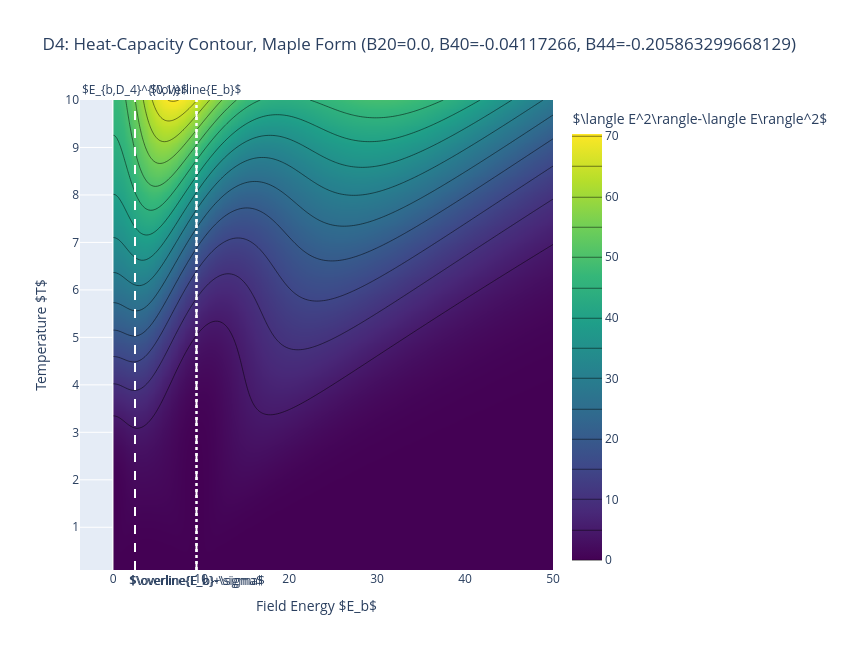

Notebook code for this chart:
### Code cell
import numpy as np
import plotly.graph_objects as go

# =========================
# D4 heat capacity / Maple form contour plot
# C = d² ln(Z) / dβ² = <E²> - <E>²
# β = 1/T
# =========================

T_grid = np.linspace(0.1, 10, 250)
Eb_grid_heat = np.linspace(0, 50, 250)

C_grid_maple = np.zeros((len(T_grid), len(Eb_grid_heat)))


for j, Eb in enumerate(Eb_grid_heat):
    E = eig_D4(Eb)

    # Stability shift; does not change variance
    E = E - np.min(E)

    for i, T in enumerate(T_grid):
        beta = 1 / T

        weights = np.exp(-beta * E)
        Z = np.sum(weights)

        E_avg = np.sum(E * weights) / Z
        E2_avg = np.sum(E**2 * weights) / Z

        # Maple form: d² ln(Z)/dβ² = <E²> - <E>²
        C_grid_maple[i, j] = E2_avg - E_avg**2


# =========================
# Optional analytic D4 crossing estimates
# =========================

Eb_cross_1 = 3*B20 - 60*B40
Eb_cross_2 = -3*B20 + 60*B40
Delta_min = 24*np.sqrt(5)*abs(B44)

print("D4 analytic estimates:")
print(f"Eb^(0,1) = {Eb_cross_1:.6f}")
print(f"Eb^(0,2) = {Eb_cross_2:.6f}")
print(f"Delta_min = {Delta_min:.6f}")

Eb_lower = Eb_mean - Eb_std
Eb_center = Eb_mean
Eb_upper = Eb_mean + Eb_std

print("Estimated transition range:")
print(f"Lower  = {Eb_lower:.6f}")
print(f"Mean   = {Eb_center:.6f}")
print(f"Upper  = {Eb_upper:.6f}")


# =========================
# Above-view contour plot
# =========================

fig = go.Figure(data=[
    go.Contour(
        x=Eb_grid_heat,
        y=T_grid,
        z=C_grid_maple,
        colorscale="Viridis",
        colorbar=dict(title=r"$\langle E^2\rangle-\langle E\rangle^2$"),
        contours=dict(
            coloring="heatmap",
            showlines=True
        )
    )
])

# Only plot positive crossing fields inside the scan range
if 0 <= Eb_cross_1 <= Eb_grid_heat.max():
    fig.add_vline(
        x=Eb_cross_1,
        line_dash="dash",
        line_color="white",
        annotation_text=r"$E_{b,D_4}^{(0,1)}$",
        annotation_position="top"
    )

if 0 <= Eb_cross_2 <= Eb_grid_heat.max():
    fig.add_vline(
        x=Eb_cross_2,
        line_dash="dot",
        line_color="white",
        annotation_text=r"$E_{b,D_4}^{(0,2)}$",
        annotation_position="top"
    )

fig.update_layout(
    title=(
        r"D4: Heat-Capacity Contour, Maple Form "
        f"(B20={B20}, B40={B40}, B44={B44})"
    ),
    xaxis_title=r"Field Energy $E_b$",
    yaxis_title=r"Temperature $T$",
    width=850,
    height=650
)

# Mean transition estimate
fig.add_vline(
    x=Eb_center,
    line_dash="dash",
    line_color="white",
    annotation_text=r"$\overline{E_b}$",
    annotation_position="top"
)

# Lower bound
fig.add_vline(
    x=Eb_lower,
    line_dash="dot",
    line_color="white",
    annotation_text=r"$\overline{E_b}-\sigma$",
    annotation_position="bottom"
)

# Upper bound
fig.add_vline(
    x=Eb_upper,
    line_dash="dot",
    line_color="white",
    annotation_text=r"$\overline{E_b}+\sigma$",
    annotation_position="bottom"
)

fig.show()

### Figure 1 — Plotly figure (JSON) as saved in the notebook; plotly's stock layout.template omitted (floating-point values rounded to 4 significant figures; data arrays with more than 128 entries replaced by an {"elided": "..."} marker saying what was removed)
{"data": [{"colorbar": {"title": {"text": "$\\langle E^2\\rangle-\\langle E\\rangle^2$"}}, "colorscale": [[0, "#440154"], [0.1111, "#482878"], [0.2222, "#3e4989"], [0.3333, "#31688e"], [0.4444, "#26828e"], [0.5556, "#1f9e89"], [0.6667, "#35b779"], [0.7778, "#6ece58"], [0.8889, "#b5de2b"], [1, "#fde725"]], "contours": {"coloring": "heatmap", "showlines": true}, "type": "contour", "x": {"elided": "250 float values"}, "y": {"elided": "250 float values"}, "z": {"elided": "250x250 float values"}}], "layout": {"annotations": [{"showarrow": false, "text": "$E_{b,D_4}^{(0,1)}$", "x": 2.47, "xanchor": "center", "xref": "x", "y": 1, "yanchor": "bottom", "yref": "y domain"}, {"showarrow": false, "text": "$\\overline{E_b}$", "x": 9.462, "xanchor": "center", "xref": "x", "y": 1, "yanchor": "bottom", "yref": "y domain"}, {"showarrow": false, "text": "$\\overline{E_b}-\\sigma$", "x": 9.46, "xanchor": "center", "xref": "x", "y": 0, "yanchor": "top", "yref": "y domain"}, {"showarrow": false, "text": "$\\overline{E_b}+\\sigma$", "x": 9.463, "xanchor": "center", "xref": "x", "y": 0, "yanchor": "top", "yref": "y domain"}], "height": 650, "shapes": [{"line": {"color": "white", "dash": "dash"}, "type": "line", "x0": 2.47, "x1": 2.47, "xref": "x", "y0": 0, "y1": 1, "yref": "y domain"}, {"line": {"color": "white", "dash": "dash"}, "type": "line", "x0": 9.462, "x1": 9.462, "xref": "x", "y0": 0, "y1": 1, "yref": "y domain"}, {"line": {"color": "white", "dash": "dot"}, "type": "line", "x0": 9.46, "x1": 9.46, "xref": "x", "y0": 0, "y1": 1, "yref": "y domain"}, {"line": {"color": "white", "dash": "dot"}, "type": "line", "x0": 9.463, "x1": 9.463, "xref": "x", "y0": 0, "y1": 1, "yref": "y domain"}], "title": {"text": "D4: Heat-Capacity Contour, Maple Form (B20=0.0, B40=-0.04117266, B44=-0.205863299668129)"}, "width": 850, "xaxis": {"title": {"text": "Field Energy $E_b$"}}, "yaxis": {"title": {"text": "Temperature $T$"}}}}
